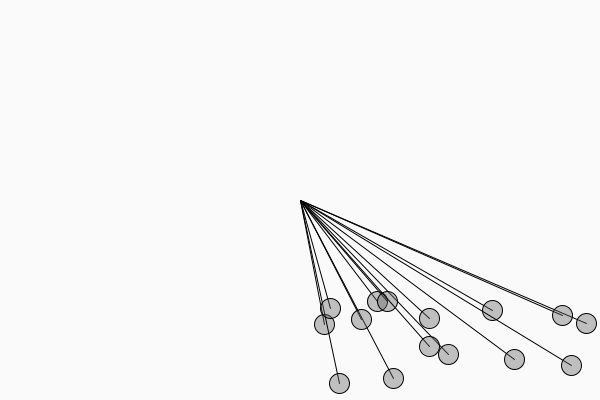
Frame 1 (no input)
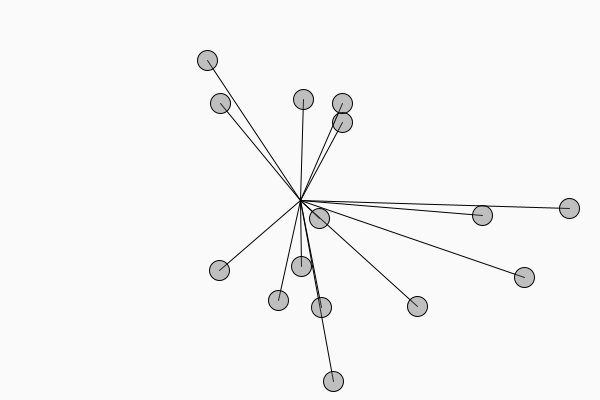
Frame 60 (the mouse pressed at the canvas centre just before this capture)
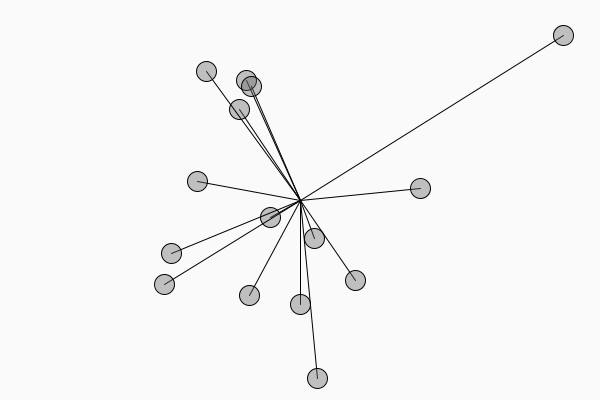
Frame 120 (the mouse held since frame 60 and released just before this capture)

The Processing sketch that drew these frames (run headless with seeded random() and noise(); from frame 60 on, the mouse is pressed at the canvas centre):

// Processing sketch: oscillator_object
// ── oscillator_object.pde
int n = 15;
Oscillator o[] = new Oscillator[n];

void setup() {
  size(600, 400);
  for (int i = 0; i < n; i++) { 
    o[i] = new Oscillator();
  }
}

void draw() {
  background(250);
  for (int i = 0; i < n; i++) { 
    o[i].update();
    o[i].display();
  }
}
// ── oscillator.pde


class Oscillator {
   PVector angle;
   PVector velosity;
   PVector amplitude;
   
   Oscillator() {
      angle = new PVector(0.0, 0.0);
      velosity = new PVector(random(-0.05, 0.05), random(-0.05, 0.05));
      amplitude = new PVector(random(20, width/2), random(100, height/2));
   }
  
    void update() {
      angle.add(velosity);
    }
    
    void display() {
     float x = amplitude.x * cos(angle.x);
     float y = amplitude.y * cos(angle.y); 
     
     pushMatrix();
     translate(width/2, height/2);
     line(0, 0, x, y);
     fill(100, 100);
     ellipse(x, y, 20, 20);
     popMatrix();
    }
    
  
  
}
